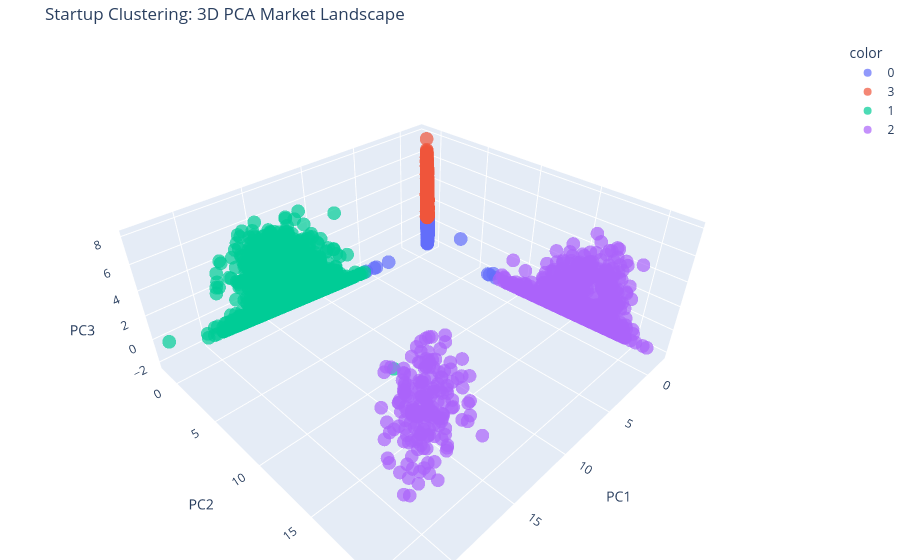

The notebook cell this image was saved under:
### Code cell
# Create a 3D scatter plot using the 3 Principal Components
fig = px.scatter_3d(
    df_pca, 
    x='PC1', 
    y='PC2', 
    z='PC3',
    color=df_final['Cluster'].astype(str), # Color by cluster
    hover_name=df_final['name'],         # Show startup name on hover
    hover_data={'market': df_final['market']}, # Show market on hover
    title="Startup Clustering: 3D PCA Market Landscape",
    opacity=0.7
)

# Make the layout look clean for an app
fig.update_layout(margin=dict(l=0, r=0, b=0, t=40))
fig.show()

### Figure 1 — Plotly figure (JSON) as saved in the notebook; plotly's stock layout.template omitted (floating-point values rounded to 4 significant figures; data arrays with more than 128 entries replaced by an {"elided": "..."} marker saying what was removed)
{"data": [{"customdata": {"elided": "24102x1 str values"}, "hovertemplate": "<b>%{hovertext}</b><br><br>color=0<br>PC1=%{x}<br>PC2=%{y}<br>PC3=%{z}<br>market=%{customdata[0]}<extra></extra>", "hovertext": {"elided": "24102 str values"}, "legendgroup": "0", "marker": {"color": "#636efa", "opacity": 0.7, "symbol": "circle"}, "mode": "markers", "name": "0", "scene": "scene", "showlegend": true, "type": "scatter3d", "x": {"elided": "24102 float values"}, "y": {"elided": "24102 float values"}, "z": {"elided": "24102 float values"}}, {"customdata": {"elided": "7705x1 str values"}, "hovertemplate": "<b>%{hovertext}</b><br><br>color=3<br>PC1=%{x}<br>PC2=%{y}<br>PC3=%{z}<br>market=%{customdata[0]}<extra></extra>", "hovertext": {"elided": "7705 str values"}, "legendgroup": "3", "marker": {"color": "#EF553B", "opacity": 0.7, "symbol": "circle"}, "mode": "markers", "name": "3", "scene": "scene", "showlegend": true, "type": "scatter3d", "x": {"elided": "7705 float values"}, "y": {"elided": "7705 float values"}, "z": {"elided": "7705 float values"}}, {"customdata": {"elided": "3819x1 str values"}, "hovertemplate": "<b>%{hovertext}</b><br><br>color=1<br>PC1=%{x}<br>PC2=%{y}<br>PC3=%{z}<br>market=%{customdata[0]}<extra></extra>", "hovertext": {"elided": "3819 str values"}, "legendgroup": "1", "marker": {"color": "#00cc96", "opacity": 0.7, "symbol": "circle"}, "mode": "markers", "name": "1", "scene": "scene", "showlegend": true, "type": "scatter3d", "x": {"elided": "3819 float values"}, "y": {"elided": "3819 float values"}, "z": {"elided": "3819 float values"}}, {"customdata": {"elided": "1305x1 str values"}, "hovertemplate": "<b>%{hovertext}</b><br><br>color=2<br>PC1=%{x}<br>PC2=%{y}<br>PC3=%{z}<br>market=%{customdata[0]}<extra></extra>", "hovertext": {"elided": "1305 str values"}, "legendgroup": "2", "marker": {"color": "#ab63fa", "opacity": 0.7, "symbol": "circle"}, "mode": "markers", "name": "2", "scene": "scene", "showlegend": true, "type": "scatter3d", "x": {"elided": "1305 float values"}, "y": {"elided": "1305 float values"}, "z": {"elided": "1305 float values"}}], "layout": {"legend": {"title": {"text": "color"}, "tracegroupgap": 0}, "margin": {"b": 0, "l": 0, "r": 0, "t": 40}, "scene": {"domain": {"x": [0, 1], "y": [0, 1]}, "xaxis": {"title": {"text": "PC1"}}, "yaxis": {"title": {"text": "PC2"}}, "zaxis": {"title": {"text": "PC3"}}}, "title": {"text": "Startup Clustering: 3D PCA Market Landscape"}}}
